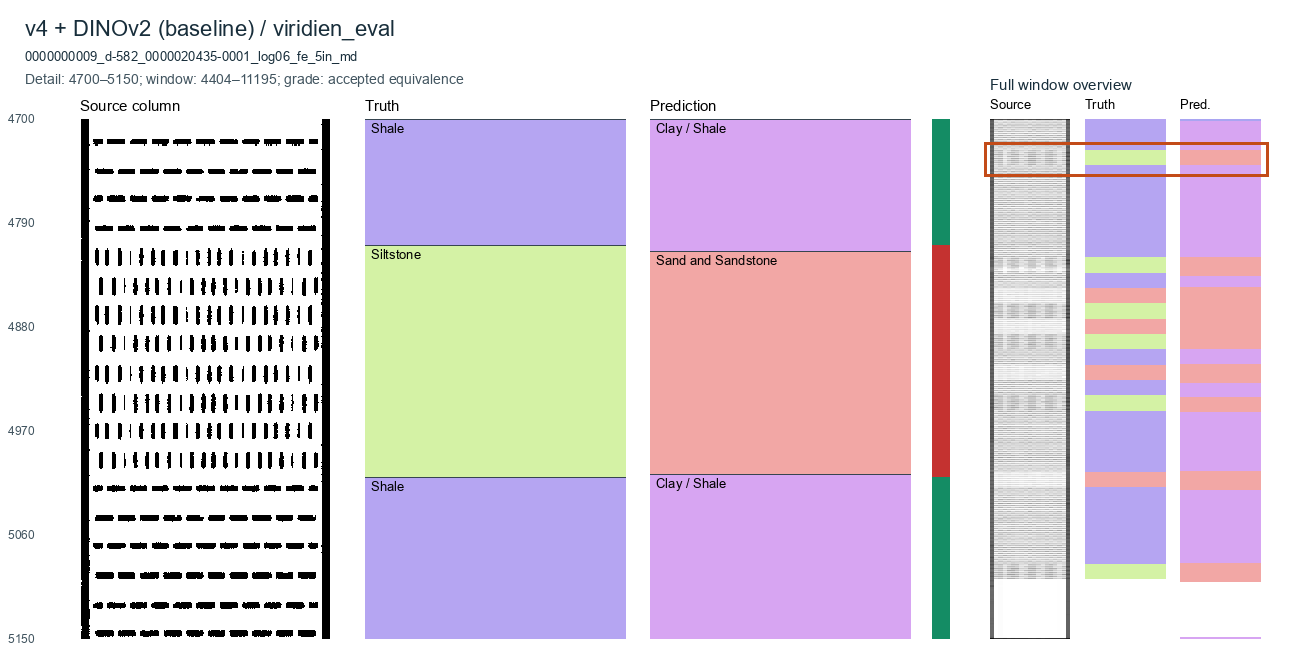
#> input picture workspace/viridien/bakeoff/report/scoreboard_1108/images/log06_baseline_accepted_4700_5150.png, 1300 x 660 px
$ python -i curate.py   (imports and definitions only)
#> lines starting #> are read from the running program, lines starting #| are printed output that depends on the picture; after the words box and inside, x2 and y2 are one past the last pixel; in counts of white or black regions, pixels touching at a corner belong together
#> further down, picture is the input picture: PIL image 1300x660 RGB; mean R, G, B 222.7, 210.6, 221.9
"""Geometry-only TEST curation. No truth or model output is consumed.

Run with -I and explicit project, challenge and lane paths. Source templates
are visual search regions. A line detector refines their horizontal bounds.
All accepted boxes must then be reviewed on the emitted contact sheets.
"""
import argparse
from collections import Counter, defaultdict
import csv
import hashlib
import html
import json
import math
import os
from functools import lru_cache
from pathlib import Path

os.environ['OMP_NUM_THREADS']='3'
os.environ['OPENBLAS_NUM_THREADS']='1'
import cv2
import numpy as np
from PIL import Image, ImageDraw
Image.MAX_IMAGE_PIXELS=None
# [1 line not run here, left out]

FAMILIES=['Gulf 3-panel',"Texas 'Rock Types' box",'MC765 colour grid','One-off layout',
          'Geoservices grid','D-582 1-bit grid','MC761 mineral/lithology']
QUOTAS=dict(zip(FAMILIES,[60,20,25,5,8,12,7]))
FORBIDDEN=('barlow2-14','marcotte1-12','red-brook-1','emmaward1','flat-bay-3','irvin1-19','forsythb2-17')


def dump(path,data):
    path.parent.mkdir(parents=True,exist_ok=True)
    path.write_text(json.dumps(data,indent=2,allow_nan=False),encoding='utf-8')


def feat(im):
    im=im.convert('RGB');im.thumbnail((240,600))
#> after `im.thumbnail((240, 600))`:
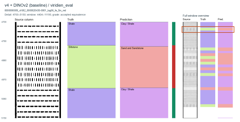
#> im: PIL image 240x122 RGB; mean R, G, B 222.3, 210.2, 221.6
    a=np.asarray(im);g=cv2.cvtColor(a,cv2.COLOR_RGB2GRAY)
#> after `g = cv2.cvtColor(a, cv2.COLOR_RGB2GRAY)`:
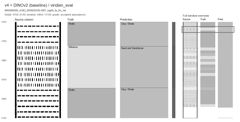
#> g: shape (122, 240); min 7, max 255, mean 215.1
    hsv=cv2.cvtColor(a,cv2.COLOR_RGB2HSV)
#> hsv: shape (122, 240, 3); mean H, S, V 42.5, 35, 235.5
    ink=(g<190).astype('uint8')
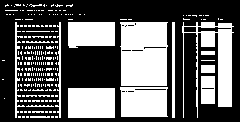
#> ink: shape (122, 240); values 0 (black) and 1 (white), 38.1% white; 243 white regions (226 under 20 px), largest, box (x1, y1, x2, y2) and area: (120, 22, 168, 86) 2895, (182, 22, 234, 118) 1776, (68, 88, 115, 118) 1410
    v=cv2.morphologyEx(ink,cv2.MORPH_OPEN,np.ones((max(8,len(g)//8),1),np.uint8))
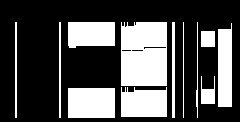
#> v: shape (122, 240); values 0 (black) and 1 (white), 31% white; 12 white regions, largest, box (x1, y1, x2, y2) and area: (121, 22, 167, 86) 2857, (68, 88, 115, 118) 1410, (121, 87, 167, 117) 1237
    h=cv2.morphologyEx(ink,cv2.MORPH_OPEN,np.ones((1,max(4,g.shape[1]//3)),np.uint8))
#> h: shape (122, 240); every value is 0
    return dict(ink=float(ink.mean()),colour=float((hsv[:,:,1]>50).mean()),
                binary=float(((g<20)|(g>235)).mean()),hatch=float((cv2.Canny(g,80,160)>0).mean()),
                vertical=float(v.mean()),horizontal=float(h.mean()),
                palette=float(len(np.unique((a//64).reshape(-1,3),axis=0))/64))


def vector(f):
    return np.array([f[k] for k in ('ink','colour','binary','hatch','vertical','horizontal','palette')])


def bbox(relative,size):
    w,h=size
    return [round(relative[0]*w),round(relative[1]*h),round(relative[2]*w),round(relative[3]*h)]


# [534 lines left out: functions new_source_geometry, source_profile, refine, phash, paired_boxes, exemplars and 7 more, not called in this run]


# [1 line not run here, left out]

>>> from PIL import Image
>>> picture = Image.open('../../../report/scoreboard_1108/images/log06_baseline_accepted_4700_5150.png')
>>> result = feat(picture)
#> result = {'ink': 0.381, 'colour': 0.407, 'binary': 0.436, 'hatch': 0.159, 'vertical': 0.31, 'horizontal': 0, 'palette': 0.375}

$ run again, on workspace/viridien/bakeoff/report/scoreboard_1108/images/s19_combine_2.png
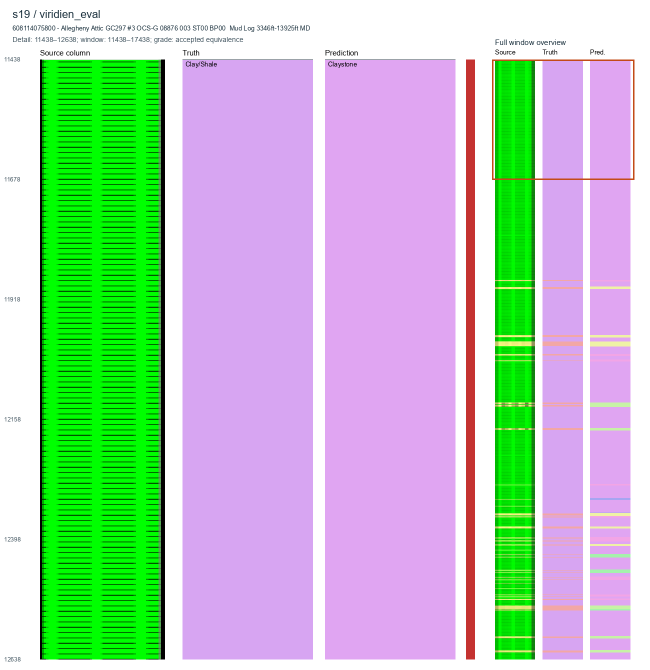
#> input picture workspace/viridien/bakeoff/report/scoreboard_1108/images/s19_combine_2.png, 1300 x 1340 px (shown at 1/2 size)
#> picture is the input picture: PIL image 1300x1340 RGB; mean R, G, B 180.1, 201.1, 187.6
#> hsv: shape (247, 240, 3); mean H, S, V 85.9, 96, 238.6
#> in feat, `ink=(g<190).astype('uint8')`:
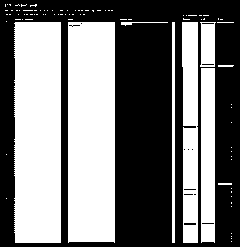
#> ink: shape (247, 240); values 0 (black) and 1 (white), 47.1% white; 90 white regions (81 under 20 px), largest, box (x1, y1, x2, y2) and area: (68, 22, 115, 243) 10330, (14, 22, 61, 243) 10236, (182, 22, 198, 243) 3284
#> in feat, `v=cv2.morphologyEx(ink,cv2.MORPH_OPEN,np.ones((max(8,len(g)//8),1),np...`:
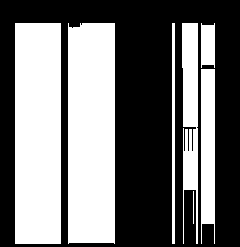
#> v: shape (247, 240); values 0 (black) and 1 (white), 44.8% white; 7 white regions, largest, box (x1, y1, x2, y2) and area: (68, 23, 115, 244) 10295, (15, 23, 61, 244) 10166, (182, 23, 198, 244) 2620
#> h: shape (247, 240); every value is 0
#> result = {'ink': 0.471, 'colour': 0.703, 'binary': 0.258, 'hatch': 0.0868, 'vertical': 0.448, 'horizontal': 0, 'palette': 0.391}
